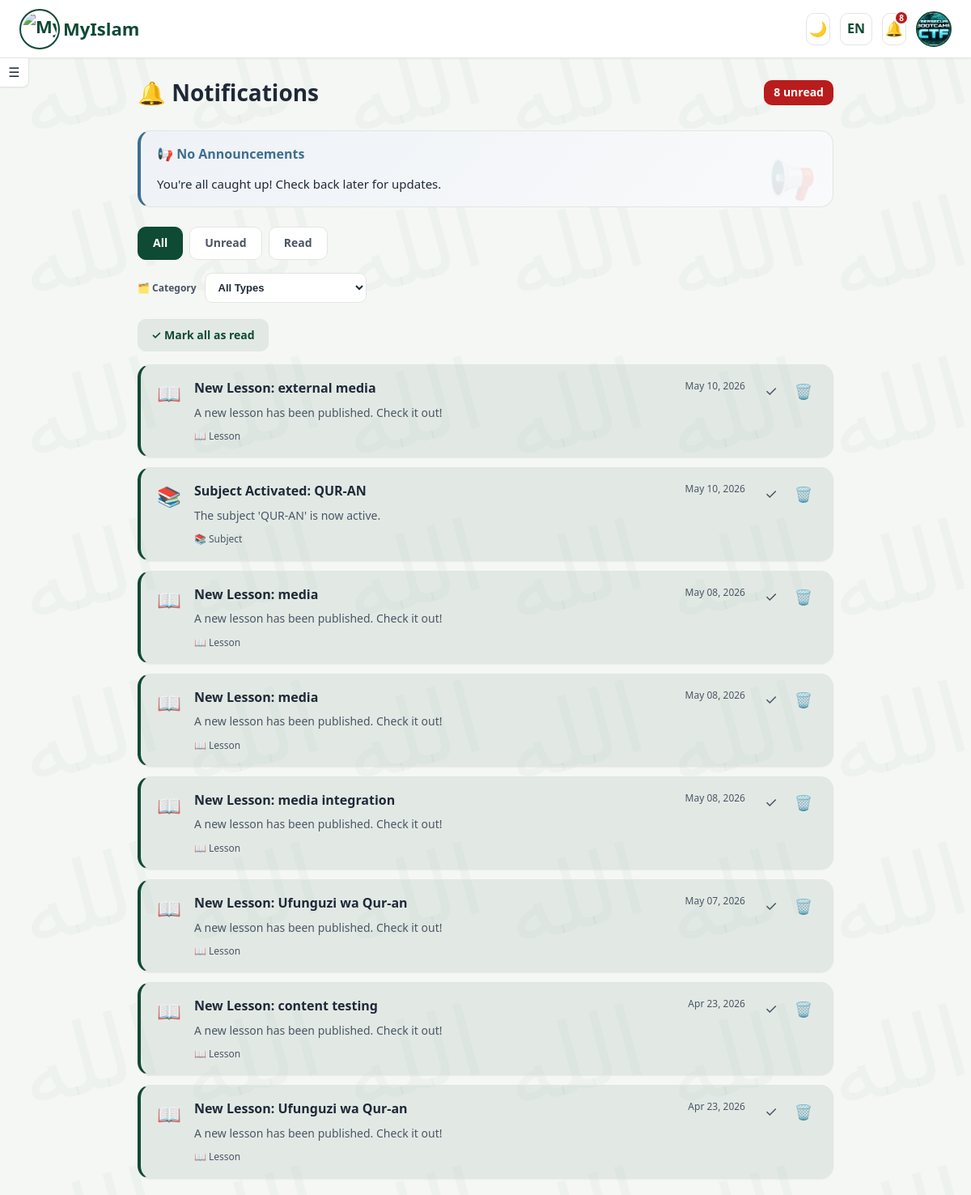
Screenshot of /myislam-v2/notification.php (signed in) with the database file from the repository.
### tables this page shows
CREATE TABLE `users` (
  `id` int(11) NOT NULL,
  `full_name` varchar(150) NOT NULL,
  `username` varchar(50) DEFAULT NULL,
  `email` varchar(150) NOT NULL,
  `whatsapp` varchar(20) DEFAULT NULL,
  `password` varchar(255) NOT NULL,
  `role` enum('owner','admin','sheikh','user') NOT NULL DEFAULT 'user',
  `bio` text DEFAULT NULL,
  `profile_image` varchar(255) DEFAULT NULL,
  `is_active` tinyint(1) DEFAULT 1,
  `is_verified` tinyint(1) DEFAULT 0,
  `last_login_at` datetime DEFAULT NULL,
  `created_at` timestamp NULL DEFAULT current_timestamp()
);

CREATE TABLE `notifications` (
  `id` bigint(20) NOT NULL,
  `user_id` int(11) NOT NULL,
  `type` enum('leaderboard','content','quiz','exam','lesson','subject','multimedia','announcement','system','category','certificate') NOT NULL,
  `title` varchar(255) NOT NULL,
  `message` text NOT NULL,
  `link` varchar(500) DEFAULT NULL,
  `is_read` tinyint(1) NOT NULL DEFAULT 0,
  `created_at` timestamp NULL DEFAULT current_timestamp()
);

### myislam-v2/includes/notifications.php (called while the page is built, shortened)
<?php
function getUserNotifications(PDO $conn, int $userId, string $filter = 'all', string $type = 'all', int $page = 1, int $perPage = 20): array
{
    $offset = ($page - 1) * $perPage;
    $where = ['user_id = ?'];
    $params = [$userId];
    $whereClause = implode(' AND ', $where);
    $countSql = "SELECT COUNT(*) FROM notifications WHERE $whereClause";
    $countStmt = $conn->prepare($countSql);
    $countStmt->execute($params);
    $total = (int) $countStmt->fetchColumn();
    $sql = "
        SELECT id, type, title, message, link, is_read, created_at
        FROM notifications
        WHERE $whereClause
        ORDER BY created_at DESC
        LIMIT ? OFFSET ?
    ";
    $fetchParams = array_merge($params, [$perPage, $offset]);
    $stmt = $conn->prepare($sql);
    $stmt->execute($fetchParams);
    $notifications = $stmt->fetchAll();
    $unreadStmt = $conn->prepare("SELECT COUNT(*) FROM notifications WHERE user_id = ? AND is_read = 0");
    $unreadStmt->execute([$userId]);
    $unreadCount = (int) $unreadStmt->fetchColumn();
    return [
        'notifications' => $notifications,
        'total'         => $total,
        'unreadCount'   => $unreadCount,
    ];
}

### myislam-v2/notification.php (the view, shortened to what this page needs)
<?php
require_once __DIR__ . '/includes/notifications.php';
function e(?string $value): string {
    return htmlspecialchars((string)$value, ENT_QUOTES, 'UTF-8');
}
function timeAgo(string $datetime): string {
    $time = new DateTime($datetime);
    $now = new DateTime();
    $diff = $now->getTimestamp() - $time->getTimestamp();
    return $time->format('M d, Y');
}
function getTypeIcon(string $type): string {
    $icons = [
        'leaderboard'  => '🏆',
        'content'      => '📄',
        'quiz'         => '📝',
        'exam'         => '📅',
        'lesson'       => '📖',
        'subject'      => '📚',
        'multimedia'   => '🖼️',
        'announcement' => '📢',
        'system'       => 'ℹ️',
        'category'     => '🗂️',
        'certificate'  => '🎓'
    ];
    return $icons[$type] ?? '🔔';
}
function getTypeLabel(string $type): string {
    $labels = [
        'leaderboard'  => 'Leaderboard',
        'content'      => 'Content',
        'quiz'         => 'Quiz',
        'exam'         => 'Exam',
        'lesson'       => 'Lesson',
        'subject'      => 'Subject',
        'multimedia'   => 'Media',
        'announcement' => 'Announcement',
        'system'       => 'System',
        'category'     => 'Category',
        'certificate'  => 'Certificate'
    ];
    return $labels[$type] ?? ucfirst($type);
}
if (!function_exists('getActiveAnnouncement')) {
    function getActiveAnnouncement(PDO $conn, string $role = 'user'): ?array {
        try {
            $stmt = $conn->prepare("
                SELECT COUNT(*)
                FROM information_schema.TABLES
                WHERE TABLE_SCHEMA = DATABASE()
                  AND TABLE_NAME = 'announcements'
            ");
            $stmt->execute();
            $now = date('Y-m-d H:i:s');
            $stmt = $conn->prepare("
                SELECT id, title, message, audience_role, created_at
                FROM announcements
                WHERE is_published = 1
                  AND (audience_role = 'all' OR audience_role = ?)
                  AND (starts_at IS NULL OR starts_at <= ?)
                  AND (ends_at IS NULL OR ends_at >= ?)
                ORDER BY created_at DESC, id DESC
                LIMIT 1
            ");
            $stmt->execute([$role, $now, $now]);
            return $stmt->fetch() ?: null;
        } catch (PDOException $e) {
            error_log("Error getting announcement: " . $e->getMessage());
            return null;
        }
    }
}
$userId = (int)$_SESSION['user_id'];
$conn = db();
$dbUser = null;
try {
    $stmt = $conn->prepare("
        SELECT id, full_name, email, profile_image, role, is_active, is_verified, created_at
        FROM users
        WHERE id = ? AND is_active = 1
        LIMIT 1
    ");
    $stmt->execute([$userId]);
    $dbUser = $stmt->fetch();
} catch (PDOException $e) {
    error_log("Error getting user: " . $e->getMessage());
}
$user = [
    'name' => $dbUser['full_name'] ?? 'User',
    'email' => $dbUser['email'] ?? '',
    'picture' => !empty($dbUser['profile_image']) ? $dbUser['profile_image'] : '',
    'role' => $dbUser['role'] ?? 'user',
    'member_since' => isset($dbUser['created_at']) ? date('F Y', strtotime($dbUser['created_at'])) : 'recently',
];
try {
    $conn->exec("
        CREATE TABLE IF NOT EXISTS `notifications` (
            `id` bigint NOT NULL AUTO_INCREMENT,
            `user_id` int NOT NULL,
            `type` enum('leaderboard','content','quiz','exam','lesson','subject','multimedia','announcement','system','category','certificate') NOT NULL,
            `title` varchar(255) NOT NULL,
            `message` text NOT NULL,
            `link` varchar(500) DEFAULT NULL,
            `is_read` tinyint(1) NOT NULL DEFAULT '0',
            `created_at` timestamp NULL DEFAULT CURRENT_TIMESTAMP,
            PRIMARY KEY (`id`),
            KEY `user_id` (`user_id`),
            KEY `is_read` (`is_read`),
            KEY `type` (`type`),
            CONSTRAINT `fk_notifications_user` FOREIGN KEY (`user_id`) REFERENCES `users` (`id`) ON DELETE CASCADE
        ) ENGINE=InnoDB DEFAULT CHARSET=utf8mb4 COLLATE=utf8mb4_unicode_ci
    ");
    try {
        $conn->exec("
            ALTER TABLE `notifications`
            MODIFY `type` enum(
                'leaderboard',
                'content',
                'quiz',
                'exam',
                'lesson',
                'subject',
                'multimedia',
                'announcement',
                'system',
                'category',
                'certificate'
            ) NOT NULL
        ");
    } catch (PDOException $e) {
        error_log('Notification enum update warning: ' . $e->getMessage());
    }
} catch (PDOException $e) {
    error_log('Table creation error: ' . $e->getMessage());
    die('A system error occurred. Please try again later.');
}
$page = isset($_GET['page']) && ctype_digit($_GET['page']) ? (int)$_GET['page'] : 1;
$filter = $_GET['filter'] ?? 'all';
$type   = $_GET['type'] ?? 'all';
$notificationsData = getUserNotifications($conn, $userId, $filter, $type, $page, 20);
$notifications = $notificationsData['notifications'];
$unreadCount = $notificationsData['unreadCount'];
$announcementRow = getActiveAnnouncement($conn, $user['role']);
$announcement = [
    'is_published' => !empty($announcementRow) && !empty($announcementRow['message']),
    'title' => e($announcementRow['title'] ?? 'Announcement'),
    'message' => e($announcementRow['message'] ?? 'No new announcements for today.'),
    'date' => isset($announcementRow['created_at']) ? date('M d, Y', strtotime($announcementRow['created_at'])) : '',
];
?>
<!DOCTYPE html>
<html lang="en">
<head>
</head>
<body>
<header class="app-header">
    <div class="header-left">
        <a href="subjects.php" class="brand-box" style="display:flex;align-items:center;gap:4px;text-decoration:none;">
            <img src="includes/logo.png" alt="MyIslam" style="height:50px;width:50px;border-radius:50%;border:2px solid var(--brand);object-fit:cover;padding:2px;">
            <span style="font-size:22px;font-weight:700;color:var(--brand);">MyIslam</span>
        </a>
    </div>
    <div class="header-right">
        <button class="icon-btn" id="themeToggle" aria-label="Dark mode">🌙</button>
        <button class="lang-btn" id="langToggle">EN</button>
        <a href="notification.php" class="icon-btn" style="position: relative;" aria-label="Notifications">
            🔔
            <?php if ($unreadCount > 0): ?>
                <span class="notification-badge"><?= $unreadCount > 99 ? '99+' : $unreadCount ?></span>
            <?php endif; ?>
        </a>
        <div class="profile-area" id="profileArea">
            <button class="profile-btn" id="profileToggle" type="button" aria-label="Open profile menu" aria-expanded="false">
                <?php if (!empty($user['picture'])): ?>
                    <img src="<?= e($user['picture']) ?>" alt="Profile">
                <?php else: ?>
                    <?= initials($user['name']) ?>
                <?php endif; ?>
            </button>
        </div>
    </div>
</header>
<button class="sidebar-toggle-btn" id="menuToggle" aria-label="Menu">☰</button>
<main class="main-content">
    <div class="page-header">
        <h1 class="page-title">🔔 Notifications</h1>
        <?php if ($unreadCount > 0): ?>
            <span class="unread-badge"><?= $unreadCount ?> unread</span>
        <?php endif; ?>
    </div>
    <div class="announcement-card">
        <?php if ($announcement['is_published']): ?>
            <div class="announcement-header">
                <span class="announcement-title">📢 <?= $announcement['title'] ?></span>
                <?php if ($announcement['date']): ?>
                    <span class="announcement-date"><?= e($announcement['date']) ?></span>
                <?php endif; ?>
            </div>
            <div class="announcement-message"><?= $announcement['message'] ?></div>
        <?php else: ?>
            <div class="announcement-header">
                <span class="announcement-title">📢 No Announcements</span>
            </div>
            <div class="announcement-message">You're all caught up! Check back later for updates.</div>
        <?php endif; ?>
    </div>
    <div class="filter-tabs">
        <a href="?filter=all&type=<?= urlencode($type) ?>&page=1" class="filter-tab <?= $filter === 'all' ? 'active' : '' ?>">All</a>
        <a href="?filter=unread&type=<?= urlencode($type) ?>&page=1" class="filter-tab <?= $filter === 'unread' ? 'active' : '' ?>">Unread</a>
        <a href="?filter=read&type=<?= urlencode($type) ?>&page=1" class="filter-tab <?= $filter === 'read' ? 'active' : '' ?>">Read</a>
    </div>
    <div class="filter-select-wrap">
        <label for="categoryTypeSelect" class="filter-select-label">🗂️ Category</label>
        <select id="categoryTypeSelect" class="filter-select" data-base-filter="<?= e($filter) ?>">
            <option value="all" <?= $type === 'all' ? 'selected' : '' ?>>All Types</option>
        </select>
    </div>
    <div class="actions-bar">
        <?php if ($unreadCount > 0): ?>
            <button class="btn" id="markAllReadBtn">✓ Mark all as read</button>
        <?php endif; ?>
    </div>
    <div class="notification-list" id="notificationList">
        <?php if (empty($notifications)): ?>
            <div class="empty-state">
                <i>🔔</i>
                <h3>No notifications</h3>
                <p>You're all caught up! Check back later.</p>
            </div>
        <?php else: ?>
            <?php foreach ($notifications as $notif): ?>
                <div class="notification-item <?= $notif['is_read'] ? '' : 'unread' ?>" data-id="<?= $notif['id'] ?>" data-link="<?= e($notif['link'] ?? '') ?>">
                    <div class="notification-icon"><?= getTypeIcon($notif['type']) ?></div>
                    <div class="notification-content" onclick="handleNotificationClick(this)">
                        <div class="notification-header">
                            <span class="notification-title"><?= e($notif['title']) ?></span>
                            <span class="notification-time"><?= timeAgo($notif['created_at']) ?></span>
                        </div>
                        <div class="notification-message"><?= nl2br(e($notif['message'])) ?></div>
                        <div class="notification-meta">
                            <span class="notification-type"><?= getTypeIcon($notif['type']) ?> <?= getTypeLabel($notif['type']) ?></span>
                        </div>
                    </div>
                    <div class="notification-actions">
                        <?php if (!$notif['is_read']): ?>
                            <button class="action-btn mark-read-btn" title="Mark as read" onclick="event.stopPropagation(); markAsRead(<?= $notif['id'] ?>, this)">✓</button>
                        <?php endif; ?>
                        <button class="action-btn delete-btn" title="Delete" onclick="event.stopPropagation(); deleteNotification(<?= $notif['id'] ?>, this)">🗑️</button>
                    </div>
                </div>
            <?php endforeach; ?>
        <?php endif; ?>
    </div>
</main>
</body>
</html>

### rows the page displays
users: profile_image (picture)
notifications: type "📖", title "New Lesson: external media", created_at "May 10, 2026", message "A new lesson has been published. Check it out!", type "Lesson"
notifications: type "📚", title "Subject Activated: QUR-AN", created_at "May 10, 2026", message "The subject 'QUR-AN' is now active.", type "Subject"
notifications: type "📖", title "New Lesson: media", created_at "May 08, 2026", message "A new lesson has been published. Check it out!", type "Lesson"
notifications: type "📖", title "New Lesson: media", created_at "May 08, 2026", message "A new lesson has been published. Check it out!", type "Lesson"
notifications: type "📖", title "New Lesson: media integration", created_at "May 08, 2026", message "A new lesson has been published. Check it out!", type "Lesson"
notifications: type "📖", title "New Lesson: Ufunguzi wa Qur-an", created_at "May 07, 2026", message "A new lesson has been published. Check it out!", type "Lesson"
notifications: type "📖", title "New Lesson: content testing", created_at "Apr 23, 2026", message "A new lesson has been published. Check it out!", type "Lesson"
notifications: type "📖", title "New Lesson: Ufunguzi wa Qur-an", created_at "Apr 23, 2026", message "A new lesson has been published. Check it out!", type "Lesson"

### other values shown
$unreadCount "8"
